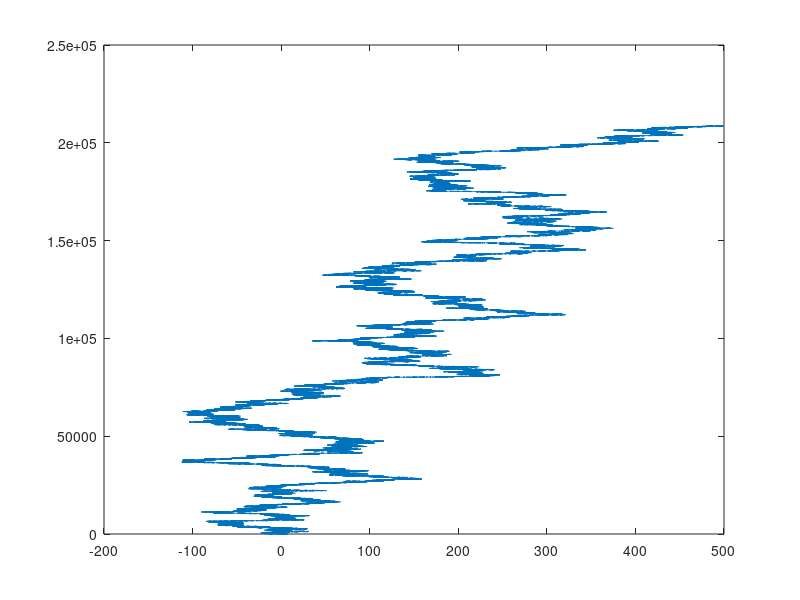

MATLAB code for this plot: (Note: this script raises an error after producing the figure.)
clear

%gedächnisloser Walker
x = 0;
steps = 0;
x_val = [];
goal = 500;

while true
    if rand >= 0.5
        x = x+1;
    else
        x = x-1;
    end

    steps = steps + 1;
    x_val(steps) = x;

    if x == -goal | x == goal
        break;
    end
end

figure(1)
plot(x_val, 1:1:length(x_val))
title("Benötigte Schritte für gedächtnislosen Walker um +-"+goal+" zu erreichen: "+steps)

%Walker mit Gedächtnis
x = 0;
steps = 0;
x_val = [];
%1:rechts, 2:links
mem = zeros(2,goal*2+1);

while true
    %wenn schonmal auf dem Feld gewesen
    if x ~= 0 && sum(mem(:,goal+x+1)) ~= 0
        pr = (mem(1,goal+x+1)+100) / (mem(1,goal+x+1)+mem(2,goal+x+1)+200);

        if rand < pr
            x = x+1;
            if x~=0
                mem(1,goal+x+1) = mem(1,goal+x+1)+1;
            end
        else
            x = x-1;
            if x~=0
                mem(1,goal+x+1) = mem(1,goal+x+1)-1;
            end
        end
    %wenn erstes Mal auf dem Feld
    else
        if rand >= 0.5
            x = x+1;
            if x~=0
                mem(1,goal+x+1) = mem(1,goal+x+1)+1;
            end
        else
            x = x-1;
            if x~=0
                mem(1,goal+x+1) = mem(1,goal+x+1)-1;
            end
        end
    end

    steps = steps + 1;
    x_val(steps) = x;

    if x == -goal | x == goal
        break;
    end
end

figure(2)
plot(x_val, 1:1:length(x_val))
title("Benötigte Schritte für Walker mit Erinnerung um +-"+goal+" zu erreichen: "+steps)